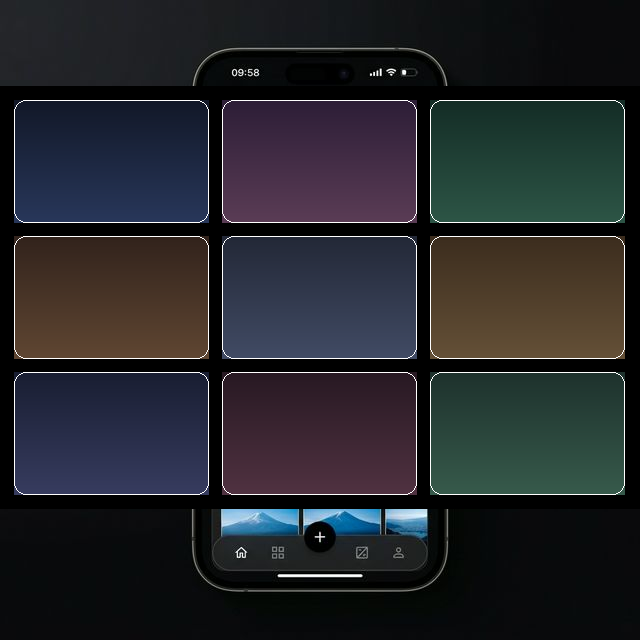
#> input picture docs/marketing/halide_image_grid.png, 640 x 640 px
$ python export_app_store_pngs.py
#> lines starting #> are read from the running program, lines starting #| are printed output that depends on the picture
#!/usr/bin/env python3
"""
Upscale docs/marketing halide_image_*.png assets to App Store Connect sizes.

Apple requires PNG/JPEG without transparency for screenshots. Sources are
composited on black, then scaled with LANCZOS and letterboxed to exact pixels.

See: https://developer.apple.com/help/app-store-connect/reference/app-information/screenshot-specifications/
"""
from __future__ import annotations

import os
from pathlib import Path

from PIL import Image

_MKT = Path(__file__).resolve().parent.parent  # docs/marketing
SRC_GRID = _MKT / "halide_image_grid.png"
SRC_VIEW = _MKT / "halide_image_view.png"
OUT = Path(__file__).resolve().parent

# (label_for_filename, width, height) portrait
TARGETS = [
    ("iphone_6.9_display", 1290, 2796),
    ("iphone_6.5_display", 1284, 2778),
    ("iphone_6.3_display", 1206, 2622),
]


def flatten_rgb(im: Image.Image) -> Image.Image:
    if im.mode != "RGBA":
        return im.convert("RGB")
    bg = Image.new("RGB", im.size, (0, 0, 0))
    bg.paste(im, (0, 0), im)
    return bg


def contain_center(canvas_w: int, canvas_h: int, im: Image.Image) -> Image.Image:
    """Scale image to fit inside canvas (contain), center on black RGB canvas."""
    im = flatten_rgb(im)
    w, h = im.size
    scale = min(canvas_w / w, canvas_h / h)
    nw, nh = max(1, int(round(w * scale))), max(1, int(round(h * scale)))
    resized = im.resize((nw, nh), Image.Resampling.LANCZOS)
    out = Image.new("RGB", (canvas_w, canvas_h), (0, 0, 0))
    x = (canvas_w - nw) // 2
    y = (canvas_h - nh) // 2
    out.paste(resized, (x, y))
    return out


def main() -> None:
    OUT.mkdir(parents=True, exist_ok=True)
    grid = Image.open(SRC_GRID)
#> grid is the input picture: PIL image 640x640 RGBA; mean R, G, B, A 36.4, 37.8, 41.9, 252.1
    view = Image.open(SRC_VIEW)
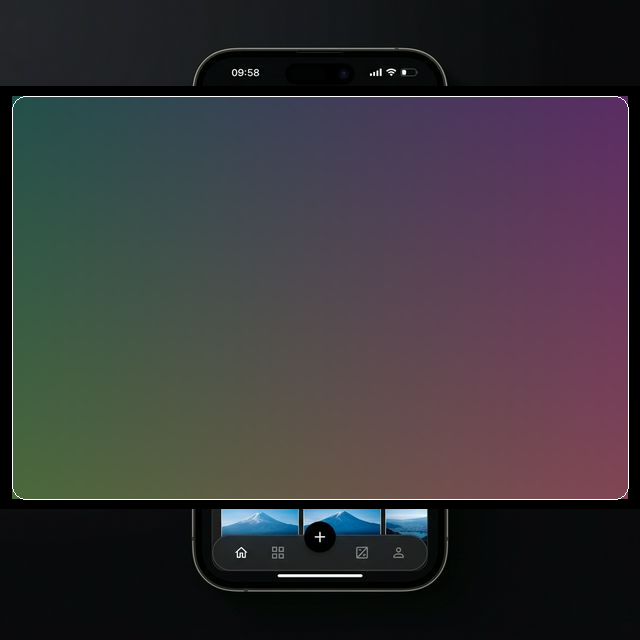
#> input picture docs/marketing/halide_image_view.png, 640 x 640 px
#> view is the input picture: PIL image 640x640 RGBA; mean R, G, B, A 57, 53.7, 57.7, 254

    for label, tw, th in TARGETS:
        g = contain_center(tw, th, grid)
        v = contain_center(tw, th, view)
        gp = OUT / f"{label}_{tw}x{th}_01_image_grid.png"
        vp = OUT / f"{label}_{tw}x{th}_02_image_view.png"
        g.save(gp, format="PNG", optimize=True)
        v.save(vp, format="PNG", optimize=True)
        print("Wrote", gp.name, vp.name)
#> this loop made 3 passes
#> pass 1, in contain_center, `im = flatten_rgb(im)`:
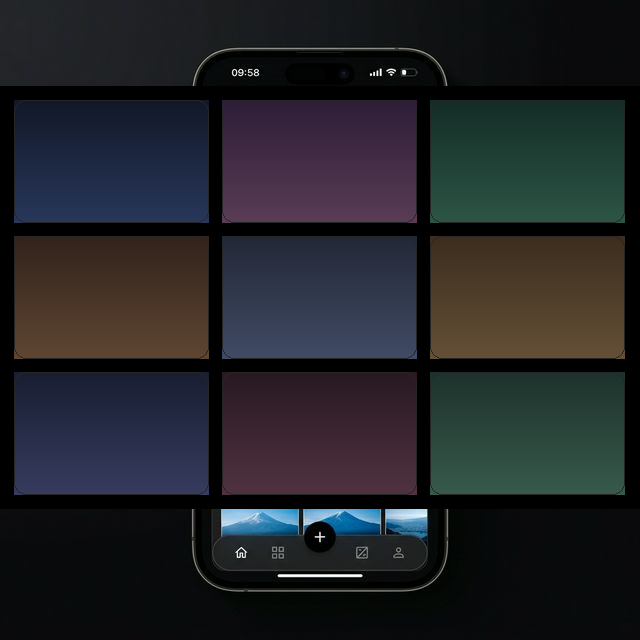
#> im: PIL image 640x640 RGB; mean R, G, B 33.6, 34.9, 39.1
#> after the loop:
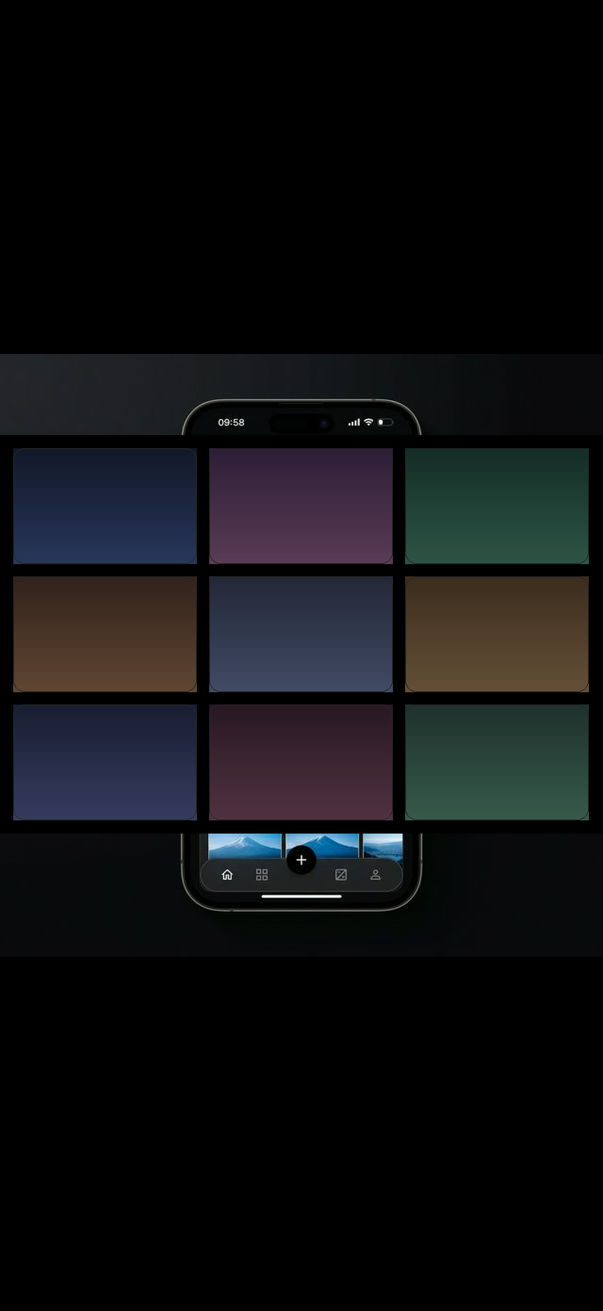
#> g: PIL image 1206x2622 RGB (shown at 1/2 size); mean R, G, B 15.5, 16.1, 18
#> after the loop:
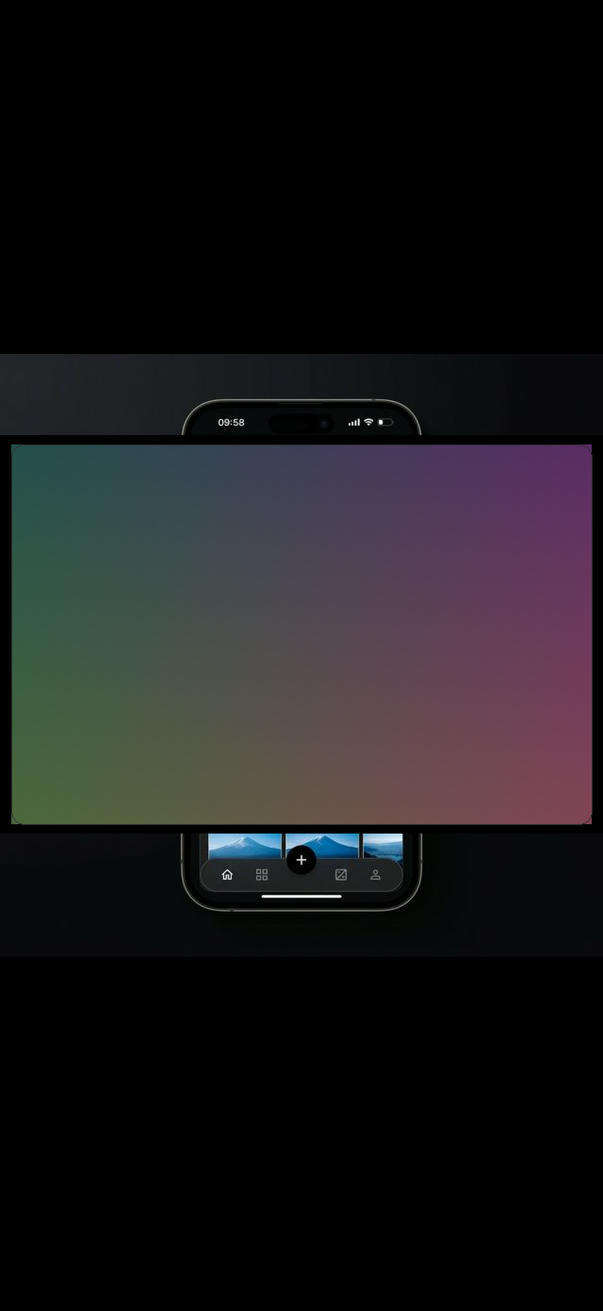
#> v: PIL image 1206x2622 RGB (shown at 1/2 size); mean R, G, B 25.7, 24.3, 26.1

    readme = OUT / "README.txt"
    readme.write_text(
        "App Store Connect screenshot exports generated from docs/marketing/halide_image_*.png\n"
        "\n"
        "Sizes follow Apple’s screenshot specifications (portrait):\n"
        "- 6.9\" display: 1290 × 2796\n"
        "- 6.5\" display: 1284 × 2778\n"
        "- 6.3\" display: 1206 × 2622\n"
        "\n"
        "Upload the 6.9\" set for current iPhone requirements; Apple scales down for other\n"
        "phones if you only provide one size. Use PNG or JPEG without transparency.\n"
        "\n"
        "Regenerate: python3 export_app_store_pngs.py\n",
        encoding="utf-8",
    )
    print("Wrote", readme.name)


if __name__ == "__main__":
    main()
